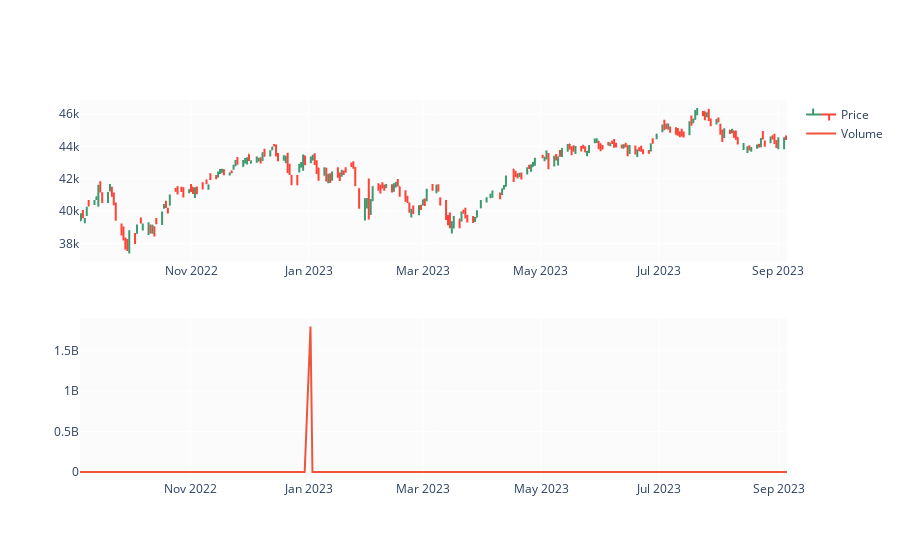

The cell this chart's notebook holds for it:
### Markdown cell above
### OHLC Chart

I start with drawing an OHLC (open/high/low/close) chart to get a sense of historical prices.

### Code cell
fig = make_subplots(rows=2, cols=1)

fig.add_trace(go.Ohlc(x=df.Date,
                      open=df.Open,
                      high=df.High,
                      low=df.Low,
                      close=df.Close,
                      name='Price'), row=1, col=1)

fig.add_trace(go.Scatter(x=df.Date, y=df.Volume, name='Volume'), row=2, col=1)

fig.update(layout_xaxis_rangeslider_visible=False)
fig.show()

### Figure 1 — Plotly figure (JSON) as saved in the notebook; plotly's stock layout.template omitted (floating-point values rounded to 4 significant figures; data arrays with more than 128 entries replaced by an {"elided": "..."} marker saying what was removed)
{"data": [{"close": {"elided": "250 float values"}, "high": {"elided": "250 float values"}, "low": {"elided": "250 float values"}, "name": "Price", "open": {"elided": "250 float values"}, "type": "ohlc", "x": {"elided": "250 str values"}, "xaxis": "x", "yaxis": "y"}, {"name": "Volume", "type": "scatter", "x": {"elided": "250 str values"}, "xaxis": "x2", "y": {"elided": "250 int values"}, "yaxis": "y2"}], "layout": {"xaxis": {"anchor": "y", "domain": [0, 1], "rangeslider": {"visible": false}}, "xaxis2": {"anchor": "y2", "domain": [0, 1]}, "yaxis": {"anchor": "x", "domain": [0.575, 1]}, "yaxis2": {"anchor": "x2", "domain": [0, 0.425]}}}
